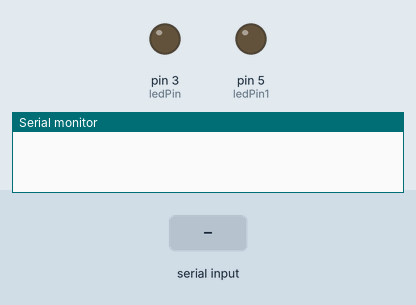
Simulated run of this sketch. Board: Arduino Uno, built with avr-gcc and run on an emulated ATmega328P. Shown: output pins drawn as LEDs (lit = HIGH), the last lines printed to the serial monitor. The test bench sets the inputs (shaded band).

Above: at 1.2 s.
1.3 s: "<90,45>" received over Serial
At 2.5 s:
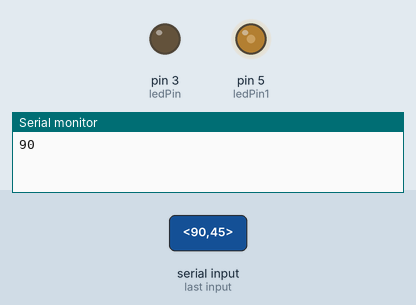
2.8 s: "<30,150>" received over Serial
At 3.8 s:
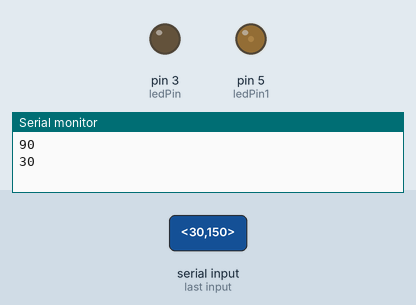
4.3 s: "<200>" received over Serial
At 4.8 s:
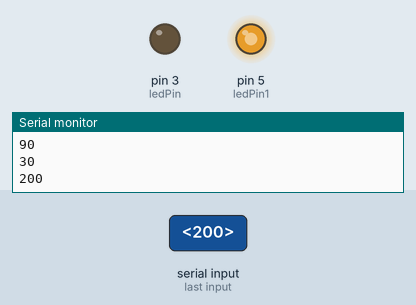
5.8 s: "<90>" received over Serial
At 7.1 s:
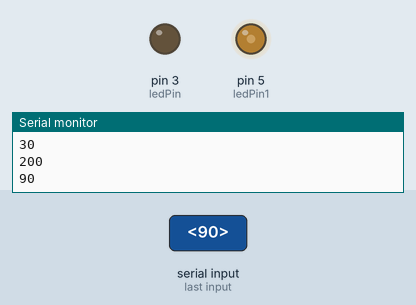
Timing chart, 0 to 8.3 s (numbered marks = the images above; inputs shaded):
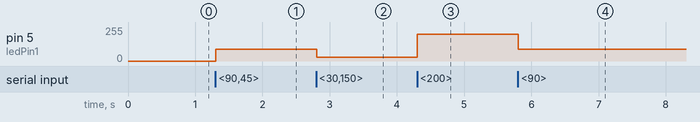

Measured:
- after the input at 1.3 s, pin 5 (ledPin1): 0/255 → 90/255 at once
- after the input at 2.8 s, pin 5 (ledPin1): 90/255 → 30/255 at once
- after the input at 4.3 s, pin 5 (ledPin1): 30/255 → 200/255 at once
- after the input at 5.8 s, pin 5 (ledPin1): 200/255 → 90/255 at once

The sketch:

Xbee-R.ino
```cpp
// (licence header left out)
//Constants
const int ledPin = 3; //Led to Arduino pin 3 (PWM)
const int ledPin1 = 5; //Led to Arduino pin 5 (PWM)
const int threshold = 800;

//Variables
bool started= false;//True: Message is strated
bool ended  = false;//True: Message is finished
char incomingByte ; //Variable to store the incoming byte
char msg[3];    //Message - array from 0 to 2 (3 values - PWM - e.g. 240)
byte index;     //Index of array

void setup() {

  //Start the serial communication
  Serial.begin(9600); //Baud rate must be the same as is on xBee module
  pinMode(ledPin, OUTPUT);
  pinMode(ledPin1, OUTPUT);
}

void loop() {

  while (Serial.available()>0){
    //Read the incoming byte
    incomingByte = Serial.read();
    //Start the message when the '<' symbol is received
    if(incomingByte == '<')
    {
     started = true;
     index = 0;
     msg[index] = '\0'; // Throw away any incomplete packet
   }
   //End the message when the '>' symbol is received
   else if(incomingByte == '>')
   {
     ended = true;
     break; // Done reading - exit from while loop!
   }
   //Read the message!
   else
   {
     if(index < 4) // Make sure there is room
     {
       msg[index] = incomingByte; // Add char to array
       index++;
       msg[index] = '\0'; // Add NULL to end
     }
   }
 }

 if(started && ended)
 {
   int value = atoi(msg);
   //int value1 = atoi(msg);

if (value > threshold) {

   analogWrite(ledPin, value);
   Serial.println(value); //Only for debugging
   index = 0;
   msg[index] = '\0';
   started = false;
   ended = false;

  } else {

   analogWrite(ledPin1, value);
   Serial.println(value); //Only for debugging
   index = 0;
   msg[index] = '\0';
   started = false;
   ended = false;

 }
}
}
```
